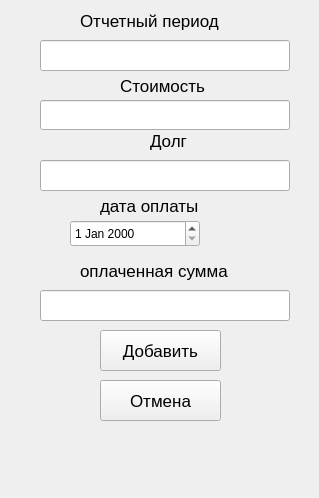
<?xml version="1.0" encoding="UTF-8"?>
<ui version="4.0">
 <class>MainWindow</class>
 <widget class="QMainWindow" name="MainWindow">
  <property name="geometry">
   <rect>
    <x>0</x>
    <y>0</y>
    <width>319</width>
    <height>498</height>
   </rect>
  </property>
  <property name="windowTitle">
   <string>MainWindow</string>
  </property>
  <widget class="QWidget" name="centralwidget">
   <widget class="QLabel" name="label">
    <property name="geometry">
     <rect>
      <x>80</x>
      <y>0</y>
      <width>160</width>
      <height>41</height>
     </rect>
    </property>
    <property name="font">
     <font>
      <pointsize>13</pointsize>
     </font>
    </property>
    <property name="text">
     <string>Отчетный период</string>
    </property>
   </widget>
   <widget class="QLineEdit" name="lineEdit_add_reporting_period">
    <property name="geometry">
     <rect>
      <x>40</x>
      <y>40</y>
      <width>250</width>
      <height>31</height>
     </rect>
    </property>
    <property name="text">
     <string/>
    </property>
   </widget>
   <widget class="QLabel" name="label_2">
    <property name="geometry">
     <rect>
      <x>120</x>
      <y>70</y>
      <width>110</width>
      <height>31</height>
     </rect>
    </property>
    <property name="font">
     <font>
      <pointsize>13</pointsize>
     </font>
    </property>
    <property name="text">
     <string>Стоимость</string>
    </property>
   </widget>
   <widget class="QLineEdit" name="lineEdit_2_add_cost">
    <property name="geometry">
     <rect>
      <x>40</x>
      <y>100</y>
      <width>250</width>
      <height>30</height>
     </rect>
    </property>
    <property name="text">
     <string/>
    </property>
   </widget>
   <widget class="QPushButton" name="pushButton_add_Pay">
    <property name="geometry">
     <rect>
      <x>100</x>
      <y>330</y>
      <width>121</width>
      <height>41</height>
     </rect>
    </property>
    <property name="font">
     <font>
      <pointsize>13</pointsize>
     </font>
    </property>
    <property name="text">
     <string>Добавить</string>
    </property>
   </widget>
   <widget class="QPushButton" name="pushButton_exit_Pay">
    <property name="geometry">
     <rect>
      <x>100</x>
      <y>380</y>
      <width>121</width>
      <height>41</height>
     </rect>
    </property>
    <property name="font">
     <font>
      <pointsize>13</pointsize>
     </font>
    </property>
    <property name="text">
     <string>Отмена</string>
    </property>
   </widget>
   <widget class="QLineEdit" name="lineEdit_add_debt">
    <property name="geometry">
     <rect>
      <x>40</x>
      <y>160</y>
      <width>250</width>
      <height>31</height>
     </rect>
    </property>
    <property name="text">
     <string/>
    </property>
   </widget>
   <widget class="QLabel" name="label_3">
    <property name="geometry">
     <rect>
      <x>150</x>
      <y>120</y>
      <width>40</width>
      <height>41</height>
     </rect>
    </property>
    <property name="font">
     <font>
      <pointsize>13</pointsize>
     </font>
    </property>
    <property name="text">
     <string>Долг</string>
    </property>
   </widget>
   <widget class="QLabel" name="label_4">
    <property name="geometry">
     <rect>
      <x>100</x>
      <y>190</y>
      <width>110</width>
      <height>31</height>
     </rect>
    </property>
    <property name="font">
     <font>
      <pointsize>13</pointsize>
     </font>
    </property>
    <property name="text">
     <string>дата оплаты </string>
    </property>
   </widget>
   <widget class="QLineEdit" name="lineEdit_add_amount_paid">
    <property name="geometry">
     <rect>
      <x>40</x>
      <y>290</y>
      <width>250</width>
      <height>31</height>
     </rect>
    </property>
    <property name="text">
     <string/>
    </property>
   </widget>
   <widget class="QLabel" name="label_5">
    <property name="geometry">
     <rect>
      <x>80</x>
      <y>250</y>
      <width>170</width>
      <height>41</height>
     </rect>
    </property>
    <property name="font">
     <font>
      <pointsize>13</pointsize>
     </font>
    </property>
    <property name="text">
     <string>оплаченная сумма</string>
    </property>
   </widget>
   <widget class="QDateEdit" name="dateEdit_data_payment">
    <property name="geometry">
     <rect>
      <x>70</x>
      <y>220</y>
      <width>130</width>
      <height>27</height>
     </rect>
    </property>
   </widget>
  </widget>
 </widget>
 <resources/>
 <connections/>
</ui>
